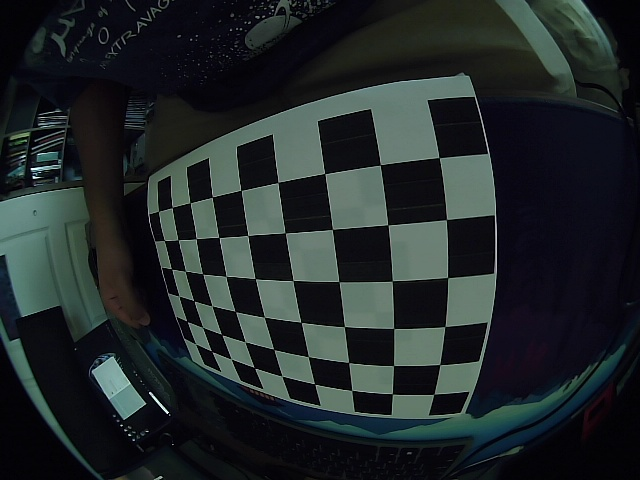
#> input picture tests/fixDistortion/largeSquares/capture_0.jpg, 640 x 480 px; its folder holds 4 pictures in this run
$ python undistortCrop.py   (older library calls are emulated)
#> lines starting #> are read from the running program, lines starting #| are printed output that depends on the picture
import cv2
import numpy as np
import sys
import cv2
import glob

#These values Are the calibration values required to fix camera distortion
#Code used to derive will not be given as part of this project (Sorry).
dimensions = (640, 480)
K=np.array([[226.78774808876156, 0.0, 323.7695330830304], [0.0, 226.72792530533906, 218.94459567242427], [0.0, 0.0, 1.0]])
D=np.array([[-0.001113892387730428], [0.007489372244509825], [-0.019657948056696923], [0.0050755188856704755]])

imageLocation = glob.glob('./largeSquares/*.jpg')
x = 0
for image in imageLocation:
    img = cv2.imread(image)
#> img is the input picture: shape (480, 640, 3); mean B, G, R 41.3, 40.1, 33.1
    h,w = img.shape[:2]
#> h = 480; w = 640
    map1, map2 = cv2.fisheye.initUndistortRectifyMap(K, D, np.eye(3), K, dimensions, cv2.CV_16SC2)
    undistorted_img = cv2.remap(img, map1, map2, interpolation=cv2.INTER_LINEAR, borderMode=cv2.BORDER_CONSTANT)
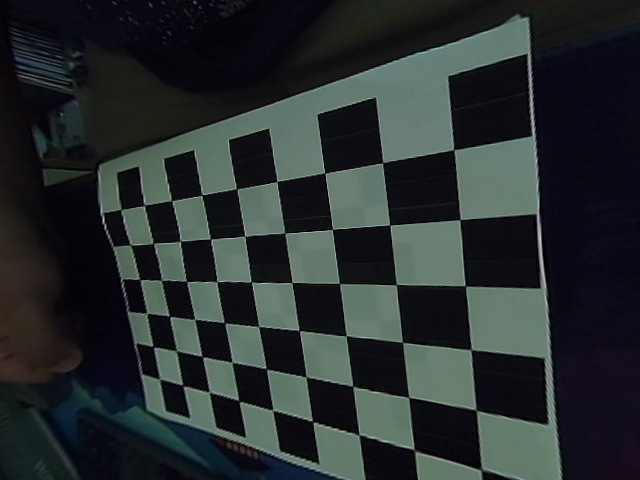
#> undistorted_img: shape (480, 640, 3); mean B, G, R 46.6, 46.1, 39.8
    cv2.imwrite(f"./calibrated/image{x+1}.jpg", undistorted_img)
    x = x+1
#> pass 2 of the loop `for image in imageLocation:`:
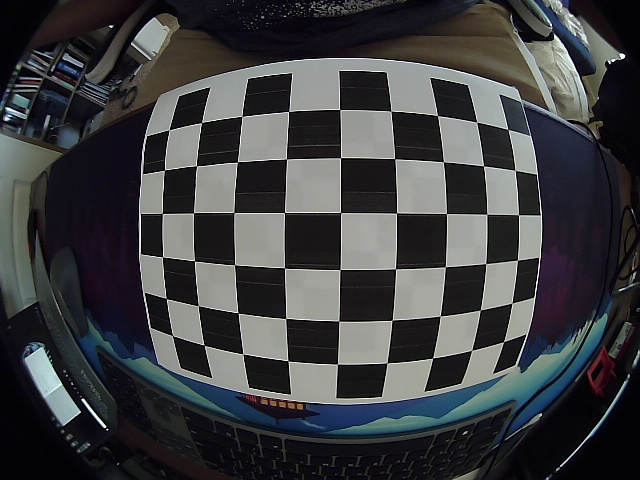
#> input picture tests/fixDistortion/largeSquares/capture_2.jpg, 640 x 480 px
#> img is the input picture: shape (480, 640, 3); mean B, G, R 65, 63, 61.6
#> `undistorted_img = cv2.remap(img, map1, map2, interpolation=cv2.INTER_L..`:
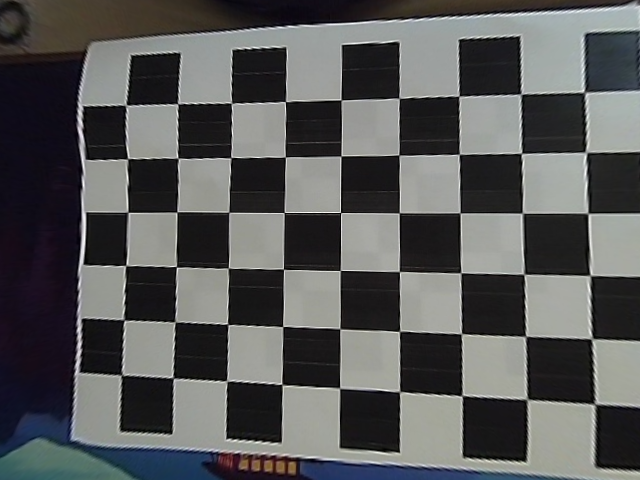
#> undistorted_img: shape (480, 640, 3); mean B, G, R 88.1, 88.1, 87.3
#> pass 3 of the loop `for image in imageLocation:`:
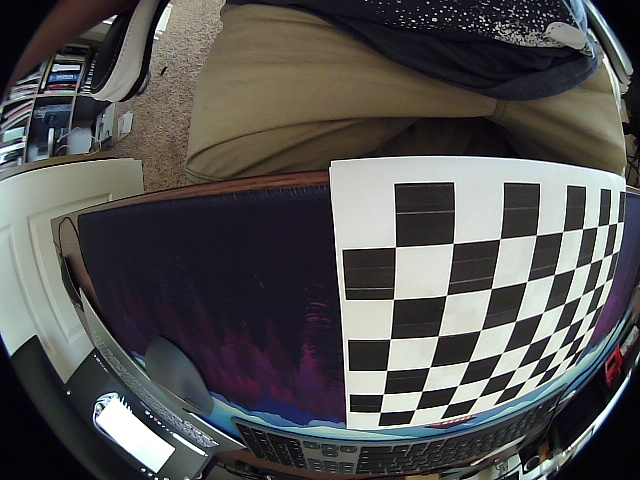
#> input picture tests/fixDistortion/largeSquares/capture_3.jpg, 640 x 480 px
#> img is the input picture: shape (480, 640, 3); mean B, G, R 82.4, 83.1, 83.9
#> `undistorted_img = cv2.remap(img, map1, map2, interpolation=cv2.INTER_L..`:
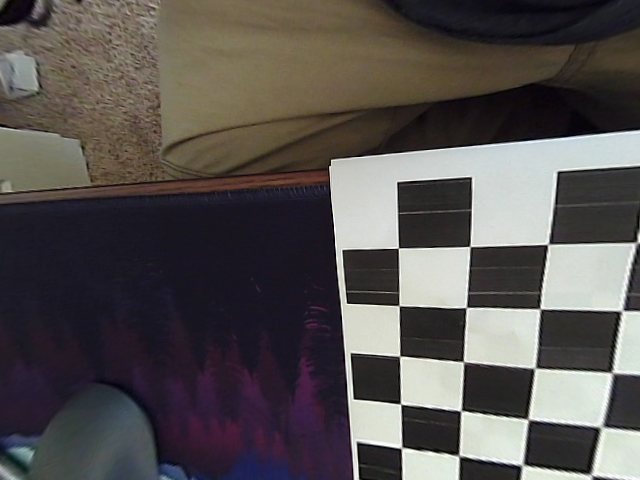
#> undistorted_img: shape (480, 640, 3); mean B, G, R 80.8, 82.2, 86.7
#> the loop made 4 passes; the first 3 are shown
